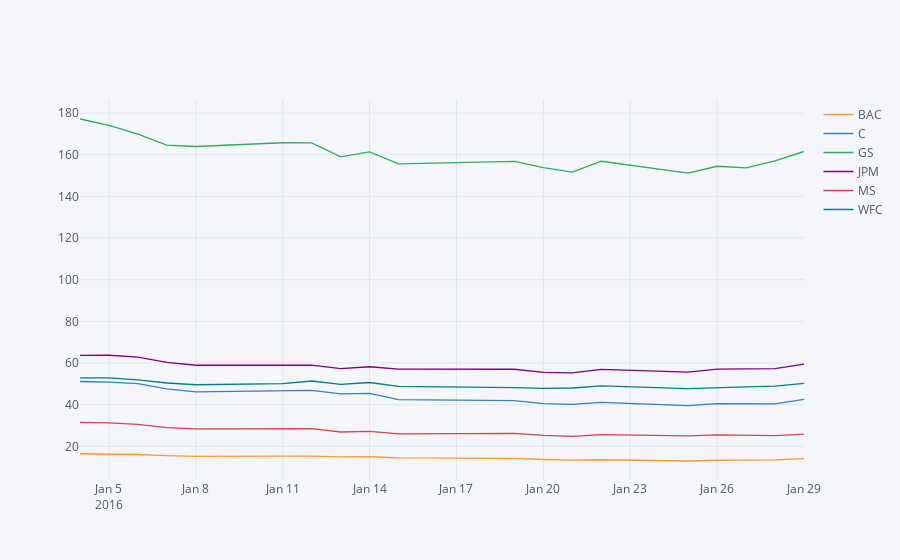

The code cell stored with this chart in its notebook:
### Code cell
# plotly
bank_stocks.xs(key='Close',axis=1,level='Stock Info').iplot()

### Figure 1 — Plotly figure (JSON) as saved in the notebook; plotly's stock layout.template omitted (floating-point values rounded to 4 significant figures)
{"data": [{"line": {"color": "rgba(255, 153, 51, 1.0)", "dash": "solid", "shape": "linear", "width": 1.3}, "mode": "lines", "name": "BAC", "text": "", "type": "scatter", "x": ["2016-01-04", "2016-01-05", "2016-01-06", "2016-01-07", "2016-01-08", "2016-01-11", "2016-01-12", "2016-01-13", "2016-01-14", "2016-01-15", "2016-01-19", "2016-01-20", "2016-01-21", "2016-01-22", "2016-01-25", "2016-01-26", "2016-01-27", "2016-01-28", "2016-01-29"], "y": [16.43, 16.43, 16.08, 15.5, 15.2, 15.31, 15.31, 14.9, 14.99, 14.46, 14.24, 13.69, 13.36, 13.56, 12.96, 13.31, 13.36, 13.53, 14.14]}, {"line": {"color": "rgba(55, 128, 191, 1.0)", "dash": "solid", "shape": "linear", "width": 1.3}, "mode": "lines", "name": "C", "text": "", "type": "scatter", "x": ["2016-01-04", "2016-01-05", "2016-01-06", "2016-01-07", "2016-01-08", "2016-01-11", "2016-01-12", "2016-01-13", "2016-01-14", "2016-01-15", "2016-01-19", "2016-01-20", "2016-01-21", "2016-01-22", "2016-01-25", "2016-01-26", "2016-01-27", "2016-01-28", "2016-01-29"], "y": [51.13, 50.86, 50.12, 47.56, 46.13, 46.85, 46.88, 45.19, 45.38, 42.47, 41.94, 40.49, 40.15, 41.06, 39.55, 40.5, 40.56, 40.39, 42.58]}, {"line": {"color": "rgba(50, 171, 96, 1.0)", "dash": "solid", "shape": "linear", "width": 1.3}, "mode": "lines", "name": "GS", "text": "", "type": "scatter", "x": ["2016-01-04", "2016-01-05", "2016-01-06", "2016-01-07", "2016-01-08", "2016-01-11", "2016-01-12", "2016-01-13", "2016-01-14", "2016-01-15", "2016-01-19", "2016-01-20", "2016-01-21", "2016-01-22", "2016-01-25", "2016-01-26", "2016-01-27", "2016-01-28", "2016-01-29"], "y": [177.1, 174.1, 169.8, 164.6, 163.9, 165.7, 165.7, 159.0, 161.4, 155.6, 156.8, 153.8, 151.6, 156.9, 151.1, 154.4, 153.7, 157.1, 161.6]}, {"line": {"color": "rgba(128, 0, 128, 1.0)", "dash": "solid", "shape": "linear", "width": 1.3}, "mode": "lines", "name": "JPM", "text": "", "type": "scatter", "x": ["2016-01-04", "2016-01-05", "2016-01-06", "2016-01-07", "2016-01-08", "2016-01-11", "2016-01-12", "2016-01-13", "2016-01-14", "2016-01-15", "2016-01-19", "2016-01-20", "2016-01-21", "2016-01-22", "2016-01-25", "2016-01-26", "2016-01-27", "2016-01-28", "2016-01-29"], "y": [63.62, 63.73, 62.81, 60.27, 58.92, 58.83, 58.96, 57.34, 58.2, 57.04, 57.01, 55.51, 55.25, 56.95, 55.66, 57.08, 57.04, 57.28, 59.5]}, {"line": {"color": "rgba(219, 64, 82, 1.0)", "dash": "solid", "shape": "linear", "width": 1.3}, "mode": "lines", "name": "MS", "text": "", "type": "scatter", "x": ["2016-01-04", "2016-01-05", "2016-01-06", "2016-01-07", "2016-01-08", "2016-01-11", "2016-01-12", "2016-01-13", "2016-01-14", "2016-01-15", "2016-01-19", "2016-01-20", "2016-01-21", "2016-01-22", "2016-01-25", "2016-01-26", "2016-01-27", "2016-01-28", "2016-01-29"], "y": [31.48, 31.28, 30.5, 28.98, 28.38, 28.46, 28.46, 26.89, 27.15, 25.97, 26.26, 25.24, 24.78, 25.61, 24.98, 25.49, 25.37, 25.17, 25.88]}, {"line": {"color": "rgba(0, 128, 128, 1.0)", "dash": "solid", "shape": "linear", "width": 1.3}, "mode": "lines", "name": "WFC", "text": "", "type": "scatter", "x": ["2016-01-04", "2016-01-05", "2016-01-06", "2016-01-07", "2016-01-08", "2016-01-11", "2016-01-12", "2016-01-13", "2016-01-14", "2016-01-15", "2016-01-19", "2016-01-20", "2016-01-21", "2016-01-22", "2016-01-25", "2016-01-26", "2016-01-27", "2016-01-28", "2016-01-29"], "y": [52.91, 52.89, 51.88, 50.4, 49.56, 50.09, 51.36, 49.73, 50.64, 48.82, 48.21, 47.87, 48.01, 49.02, 47.66, 48.26, 48.57, 48.92, 50.23]}], "layout": {"legend": {"bgcolor": "#F5F6F9", "font": {"color": "#4D5663"}}, "paper_bgcolor": "#F5F6F9", "plot_bgcolor": "#F5F6F9", "title": {"font": {"color": "#4D5663"}}, "xaxis": {"gridcolor": "#E1E5ED", "showgrid": true, "tickfont": {"color": "#4D5663"}, "title": {"font": {"color": "#4D5663"}, "text": ""}, "zerolinecolor": "#E1E5ED"}, "yaxis": {"gridcolor": "#E1E5ED", "showgrid": true, "tickfont": {"color": "#4D5663"}, "title": {"font": {"color": "#4D5663"}, "text": ""}, "zerolinecolor": "#E1E5ED"}}}
